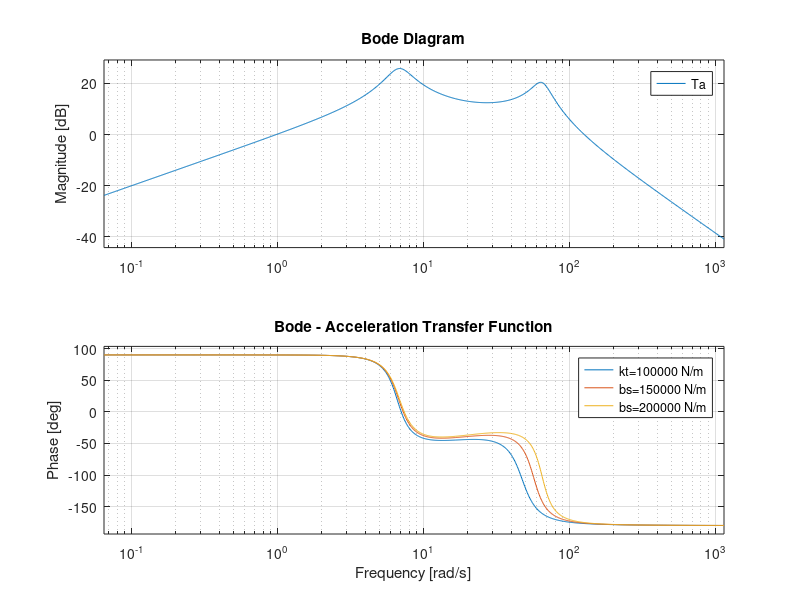
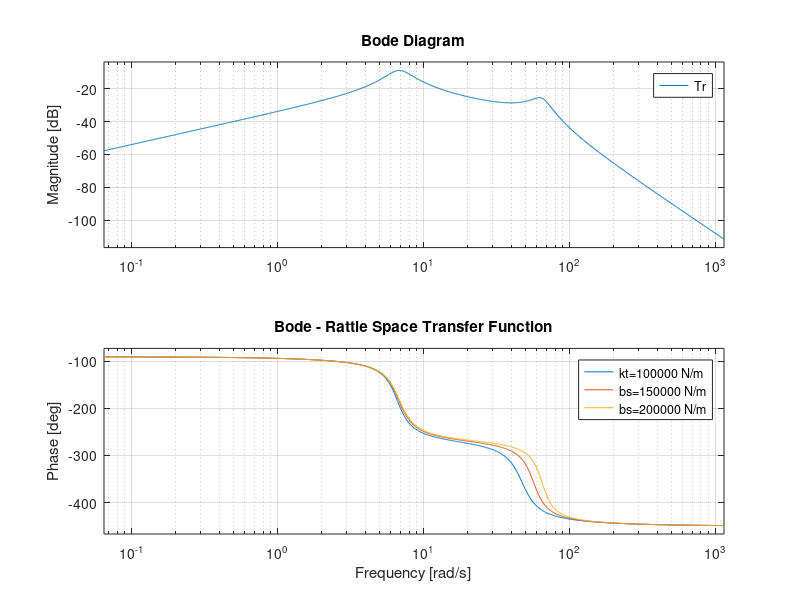
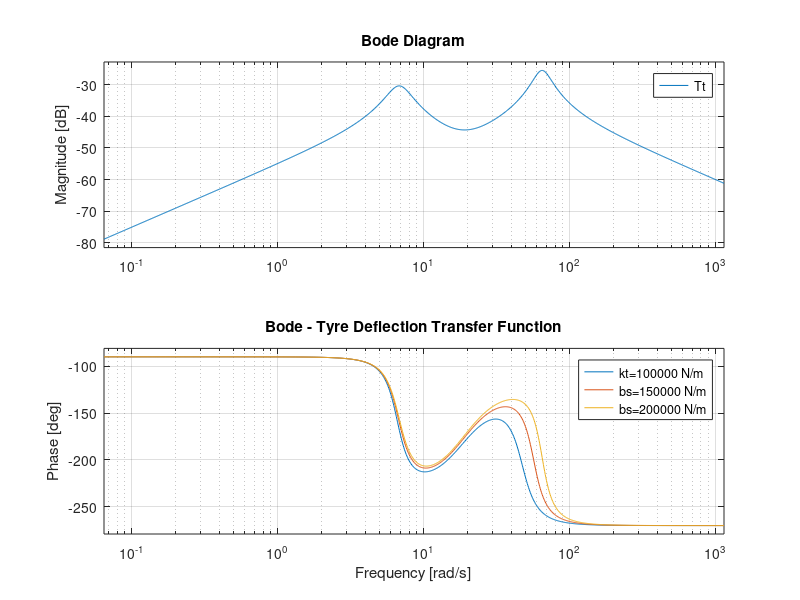

The MATLAB source for these figures, in order:
ms = 300;
mu = 50;
ks = 15000;
kt_list = [100000, 150000, 200000];
bs = 900;
wn = {6.5*10^-2, 57.5*10*2};

gm_pm = [];

s = tf('s');

for kt = kt_list
    d = mu*ms*s^4 + (mu + ms)*bs*s^3 + (mu*ks + ms*ks + ms*kt)*s^2 + bs*kt*s + ks*kt;
    Ta = (kt*s * (bs*s + ks)) / d;
    Tr = (-kt*ms*s) / d;
    Tt = -(mu*ms*s^3 + (mu + ms)*bs*s^2 + (mu + ms)*ks * s) / d;

    figure(1);
    bode(Ta, wn);
    title('Bode - Acceleration Transfer Function');
    hold on;
    [gm, pm] = margin(Ta);
    gm_pm = [gm_pm; gm, pm];

    figure(2);
    bode(Tr, wn);
    title('Bode - Rattle Space Transfer Function');
    hold on;
    [gm, pm] = margin(Tr);
    gm_pm = [gm_pm; gm, pm];

    figure(3);
    bode(Tt, wn);
    title('Bode - Tyre Deflection Transfer Function');
    hold on;
    [gm, pm] = margin(Tt);
    gm_pm = [gm_pm; gm, pm];
end

figure(1); legend({'kt=100000 N/m', 'bs=150000 N/m', 'bs=200000 N/m'});
figure(2); legend({'kt=100000 N/m', 'bs=150000 N/m', 'bs=200000 N/m'});
figure(3); legend({'kt=100000 N/m', 'bs=150000 N/m', 'bs=200000 N/m'});